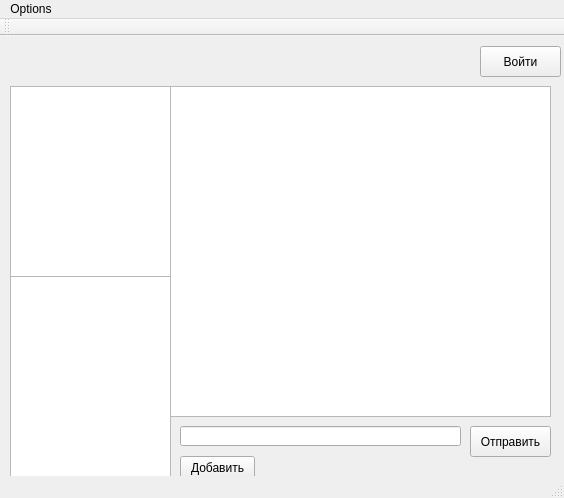
<?xml version="1.0" encoding="UTF-8"?>
<ui version="4.0">
 <class>MainWindow</class>
 <widget class="QMainWindow" name="MainWindow">
  <property name="geometry">
   <rect>
    <x>0</x>
    <y>0</y>
    <width>564</width>
    <height>498</height>
   </rect>
  </property>
  <property name="windowTitle">
   <string>MainWindow</string>
  </property>
  <property name="windowIcon">
   <iconset resource="myres.qrc">
    <normaloff>:/Images/Chat-High-Quality-PNG.png</normaloff>:/Images/Chat-High-Quality-PNG.png</iconset>
  </property>
  <widget class="QWidget" name="centralWidget">
   <widget class="QPushButton" name="pushSend">
    <property name="geometry">
     <rect>
      <x>470</x>
      <y>390</y>
      <width>81</width>
      <height>31</height>
     </rect>
    </property>
    <property name="text">
     <string>Отправить</string>
    </property>
   </widget>
   <widget class="QLineEdit" name="lineEdit">
    <property name="geometry">
     <rect>
      <x>180</x>
      <y>390</y>
      <width>281</width>
      <height>20</height>
     </rect>
    </property>
   </widget>
   <widget class="QListWidget" name="listWidget">
    <property name="geometry">
     <rect>
      <x>170</x>
      <y>50</y>
      <width>381</width>
      <height>331</height>
     </rect>
    </property>
    <property name="mouseTracking">
     <bool>false</bool>
    </property>
   </widget>
   <widget class="QPushButton" name="pushButton">
    <property name="geometry">
     <rect>
      <x>180</x>
      <y>420</y>
      <width>75</width>
      <height>23</height>
     </rect>
    </property>
    <property name="text">
     <string>Добавить</string>
    </property>
   </widget>
   <widget class="QLabel" name="name">
    <property name="geometry">
     <rect>
      <x>10</x>
      <y>10</y>
      <width>221</width>
      <height>21</height>
     </rect>
    </property>
    <property name="font">
     <font>
      <pointsize>14</pointsize>
      <weight>75</weight>
      <bold>true</bold>
     </font>
    </property>
    <property name="text">
     <string/>
    </property>
   </widget>
   <widget class="QListWidget" name="lisfFiles">
    <property name="geometry">
     <rect>
      <x>10</x>
      <y>240</y>
      <width>161</width>
      <height>201</height>
     </rect>
    </property>
    <property name="font">
     <font>
      <pointsize>10</pointsize>
      <italic>true</italic>
     </font>
    </property>
   </widget>
   <widget class="QListWidget" name="lustOfPeople">
    <property name="geometry">
     <rect>
      <x>10</x>
      <y>50</y>
      <width>161</width>
      <height>191</height>
     </rect>
    </property>
    <property name="font">
     <font>
      <pointsize>10</pointsize>
      <weight>75</weight>
      <italic>true</italic>
      <bold>true</bold>
     </font>
    </property>
   </widget>
   <widget class="QLabel" name="server">
    <property name="geometry">
     <rect>
      <x>250</x>
      <y>10</y>
      <width>221</width>
      <height>21</height>
     </rect>
    </property>
    <property name="font">
     <font>
      <pointsize>14</pointsize>
      <weight>75</weight>
      <bold>true</bold>
     </font>
    </property>
    <property name="text">
     <string/>
    </property>
   </widget>
   <widget class="QPushButton" name="connect">
    <property name="geometry">
     <rect>
      <x>480</x>
      <y>10</y>
      <width>81</width>
      <height>31</height>
     </rect>
    </property>
    <property name="text">
     <string>Войти</string>
    </property>
   </widget>
  </widget>
  <widget class="QMenuBar" name="menuBar">
   <property name="geometry">
    <rect>
     <x>0</x>
     <y>0</y>
     <width>564</width>
     <height>21</height>
    </rect>
   </property>
   <widget class="QMenu" name="menuOptions">
    <property name="title">
     <string>Options</string>
    </property>
    <addaction name="actionIP"/>
   </widget>
   <addaction name="menuOptions"/>
  </widget>
  <widget class="QToolBar" name="mainToolBar">
   <attribute name="toolBarArea">
    <enum>TopToolBarArea</enum>
   </attribute>
   <attribute name="toolBarBreak">
    <bool>false</bool>
   </attribute>
  </widget>
  <widget class="QStatusBar" name="statusBar"/>
  <action name="actionIP">
   <property name="text">
    <string>IP сервера</string>
   </property>
  </action>
 </widget>
 <layoutdefault spacing="6" margin="11"/>
 <resources>
  <include location="myres.qrc"/>
 </resources>
 <connections/>
</ui>
